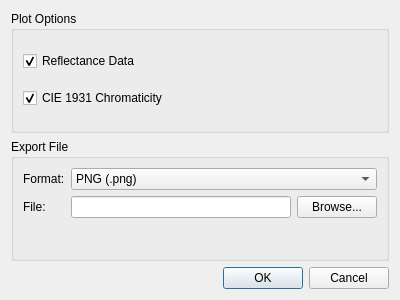
<?xml version="1.0" encoding="UTF-8"?>
<ui version="4.0">
 <class>Dialog_plot</class>
 <widget class="QDialog" name="Dialog_plot">
  <property name="geometry">
   <rect>
    <x>0</x>
    <y>0</y>
    <width>400</width>
    <height>300</height>
   </rect>
  </property>
  <property name="windowTitle">
   <string>Plot Export</string>
  </property>
  <layout class="QVBoxLayout" name="verticalLayout">
   <item>
    <widget class="QGroupBox" name="groupBox_Plot_Options">
     <property name="title">
      <string>Plot Options</string>
     </property>
     <layout class="QVBoxLayout" name="verticalLayout_2">
      <item>
       <widget class="QCheckBox" name="checkBox_Plot_Reflectance">
        <property name="text">
         <string>Reflectance Data</string>
        </property>
        <property name="checked">
         <bool>true</bool>
        </property>
       </widget>
      </item>
      <item>
       <widget class="QCheckBox" name="checkBox_Plot_CIE">
        <property name="text">
         <string>CIE 1931 Chromaticity</string>
        </property>
        <property name="checked">
         <bool>true</bool>
        </property>
       </widget>
      </item>
     </layout>
    </widget>
   </item>
   <item>
    <widget class="QGroupBox" name="groupBox_Plot_File">
     <property name="title">
      <string>Export File</string>
     </property>
     <layout class="QFormLayout" name="formLayout">
      <item row="0" column="0">
       <widget class="QLabel" name="label_Plot_Format">
        <property name="text">
         <string>Format:</string>
        </property>
       </widget>
      </item>
      <item row="0" column="1">
       <widget class="QComboBox" name="comboBox_Plot_Format">
        <item>
         <property name="text">
          <string>PNG (.png)</string>
         </property>
        </item>
        <item>
         <property name="text">
          <string>JPEG (.jpg)</string>
         </property>
        </item>
        <item>
         <property name="text">
          <string>TIFF (.tif)</string>
         </property>
        </item>
        <item>
         <property name="text">
          <string>PDF (.pdf)</string>
         </property>
        </item>
       </widget>
      </item>
      <item row="1" column="0">
       <widget class="QLabel" name="label_Plot_File">
        <property name="text">
         <string>File:</string>
        </property>
       </widget>
      </item>
      <item row="1" column="1">
       <layout class="QHBoxLayout" name="horizontalLayout">
        <item>
         <widget class="QLineEdit" name="lineEdit_Plot_File"/>
        </item>
        <item>
         <widget class="QPushButton" name="pushButton_Plot_Browse">
          <property name="text">
           <string>Browse...</string>
          </property>
         </widget>
        </item>
       </layout>
      </item>
     </layout>
    </widget>
   </item>
   <item>
    <widget class="QDialogButtonBox" name="buttonBox">
     <property name="orientation">
      <enum>Qt::Horizontal</enum>
     </property>
     <property name="standardButtons">
      <set>QDialogButtonBox::Cancel|QDialogButtonBox::Ok</set>
     </property>
    </widget>
   </item>
  </layout>
 </widget>
 <resources/>
 <connections>
  <connection>
   <sender>buttonBox</sender>
   <signal>accepted()</signal>
   <receiver>Dialog_plot</receiver>
   <slot>accept()</slot>
   <hints>
    <hint type="sourcelabel">
     <x>248</x>
     <y>254</y>
    </hint>
    <hint type="destinationlabel">
     <x>157</x>
     <y>274</y>
    </hint>
   </hints>
  </connection>
  <connection>
   <sender>buttonBox</sender>
   <signal>rejected()</signal>
   <receiver>Dialog_plot</receiver>
   <slot>reject()</slot>
   <hints>
    <hint type="sourcelabel">
     <x>316</x>
     <y>260</y>
    </hint>
    <hint type="destinationlabel">
     <x>286</x>
     <y>274</y>
    </hint>
   </hints>
  </connection>
 </connections>
</ui> 
